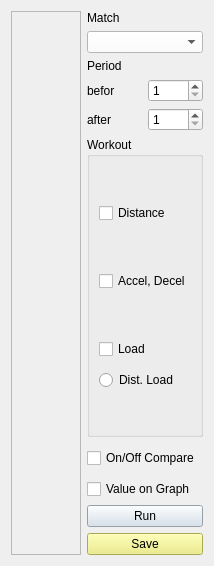
     <widget class="QWidget" name="tab">
      <attribute name="title">
       <string>MP-Graph</string>
      </attribute>
      <layout class="QHBoxLayout" name="horizontalLayout_9">
       <item>
        <widget class="QScrollArea" name="scrollAreaMatchPeriodGraph">
         <property name="frameShape">
          <enum>QFrame::StyledPanel</enum>
         </property>
         <property name="frameShadow">
          <enum>QFrame::Sunken</enum>
         </property>
         <property name="lineWidth">
          <number>1</number>
         </property>
         <property name="sizeAdjustPolicy">
          <enum>QAbstractScrollArea::AdjustToContents</enum>
         </property>
         <property name="widgetResizable">
          <bool>true</bool>
         </property>
         <property name="alignment">
          <set>Qt::AlignCenter</set>
         </property>
         <widget class="QWidget" name="scrollAreaWidgetContents_5">
          <property name="geometry">
           <rect>
            <x>0</x>
            <y>0</y>
            <width>916</width>
            <height>718</height>
           </rect>
          </property>
         </widget>
        </widget>
       </item>
       <item>
        <layout class="QVBoxLayout" name="verticalLayout_37">
         <item>
          <layout class="QVBoxLayout" name="verticalLayout_38">
           <item>
            <widget class="QLabel" name="labelMPGraphDate">
             <property name="maximumSize">
              <size>
               <width>16777215</width>
               <height>30</height>
              </size>
             </property>
             <property name="text">
              <string>Match</string>
             </property>
            </widget>
           </item>
           <item>
            <widget class="QComboBox" name="comboMPGraphDate">
             <property name="maximumSize">
              <size>
               <width>16777215</width>
               <height>30</height>
              </size>
             </property>
             <property name="styleSheet">
              <string notr="true">background-color: rgb(255, 255, 255);</string>
             </property>
            </widget>
           </item>
           <item>
            <widget class="QLabel" name="labelMPPeriod">
             <property name="maximumSize">
              <size>
               <width>16777215</width>
               <height>30</height>
              </size>
             </property>
             <property name="text">
              <string>Period</string>
             </property>
             <property name="alignment">
              <set>Qt::AlignBottom|Qt::AlignLeading|Qt::AlignLeft</set>
             </property>
            </widget>
           </item>
           <item>
            <layout class="QGridLayout" name="gridLayout_7">
             <item row="0" column="0">
              <widget class="QLabel" name="labelMPb">
               <property name="maximumSize">
                <size>
                 <width>16777215</width>
                 <height>30</height>
                </size>
               </property>
               <property name="text">
                <string>befor</string>
               </property>
              </widget>
             </item>
             <item row="1" column="0">
              <widget class="QLabel" name="labelMPa">
               <property name="maximumSize">
                <size>
                 <width>16777215</width>
                 <height>30</height>
                </size>
               </property>
               <property name="text">
                <string>after</string>
               </property>
              </widget>
             </item>
             <item row="1" column="1">
              <widget class="QSpinBox" name="spinMPafter">
               <property name="maximumSize">
                <size>
                 <width>16777215</width>
                 <height>30</height>
                </size>
               </property>
               <property name="minimum">
                <number>1</number>
               </property>
               <property name="maximum">
                <number>14</number>
               </property>
              </widget>
             </item>
             <item row="0" column="1">
              <widget class="QSpinBox" name="spinMPbefor">
               <property name="maximumSize">
                <size>
                 <width>16777215</width>
                 <height>30</height>
                </size>
               </property>
               <property name="minimum">
                <number>1</number>
               </property>
               <property name="maximum">
                <number>14</number>
               </property>
              </widget>
             </item>
            </layout>
           </item>
          </layout>
         </item>
         <item>
          <layout class="QVBoxLayout" name="verticalLayout_39">
           <item>
            <widget class="QGroupBox" name="groupMPGraphWork">
             <property name="minimumSize">
              <size>
               <width>0</width>
               <height>300</height>
              </size>
             </property>
             <property name="maximumSize">
              <size>
               <width>16777215</width>
               <height>16777215</height>
              </size>
             </property>
             <property name="title">
              <string>Workout</string>
             </property>
             <layout class="QVBoxLayout" name="verticalLayout_40">
              <item>
               <widget class="QCheckBox" name="checkMPDistance">
                <property name="minimumSize">
                 <size>
                  <width>0</width>
                  <height>30</height>
                 </size>
                </property>
                <property name="text">
                 <string>Distance</string>
                </property>
               </widget>
              </item>
              <item>
               <widget class="QCheckBox" name="checkMPAccel">
                <property name="minimumSize">
                 <size>
                  <width>0</width>
                  <height>30</height>
                 </size>
                </property>
                <property name="text">
                 <string>Accel, Decel</string>
                </property>
               </widget>
              </item>
              <item>
               <layout class="QVBoxLayout" name="verticalLayout_51">
                <item>
                 <widget class="QCheckBox" name="checkMPLoad">
                  <property name="minimumSize">
                   <size>
                    <width>0</width>
                    <height>30</height>
                   </size>
                  </property>
                  <property name="text">
                   <string>Load</string>
                  </property>
                 </widget>
                </item>
                <item>
                 <widget class="QRadioButton" name="radioMPDL">
                  <property name="text">
                   <string>Dist. Load</string>
                  </property>
                 </widget>
                </item>
               </layout>
              </item>
             </layout>
            </widget>
           </item>
          </layout>
         </item>
         <item>
          <layout class="QVBoxLayout" name="verticalLayout_41">
           <item>
            <widget class="QCheckBox" name="checkMPCompare">
             <property name="minimumSize">
              <size>
               <width>0</width>
               <height>30</height>
              </size>
             </property>
             <property name="text">
              <string>On/Off Compare</string>
             </property>
            </widget>
           </item>
           <item>
            <widget class="QCheckBox" name="checkMPValue">
             <property name="text">
              <string>Value on Graph</string>
             </property>
            </widget>
           </item>
           <item>
            <widget class="QPushButton" name="pushButtonMPGraphRun">
             <property name="maximumSize">
              <size>
               <width>16777215</width>
               <height>30</height>
              </size>
             </property>
             <property name="styleSheet">
              <string notr="true">background-color: rgb(210, 223, 235);</string>
             </property>
             <property name="text">
              <string>Run</string>
             </property>
            </widget>
           </item>
           <item>
            <widget class="QPushButton" name="pushButtonMPGraphSave">
             <property name="maximumSize">
              <size>
               <width>16777215</width>
               <height>30</height>
              </size>
             </property>
             <property name="styleSheet">
              <string notr="true">background-color: rgb(236, 236, 117);</string>
             </property>
             <property name="text">
              <string>Save</string>
             </property>
            </widget>
           </item>
          </layout>
         </item>
        </layout>
       </item>
      </layout>
     </widget>
